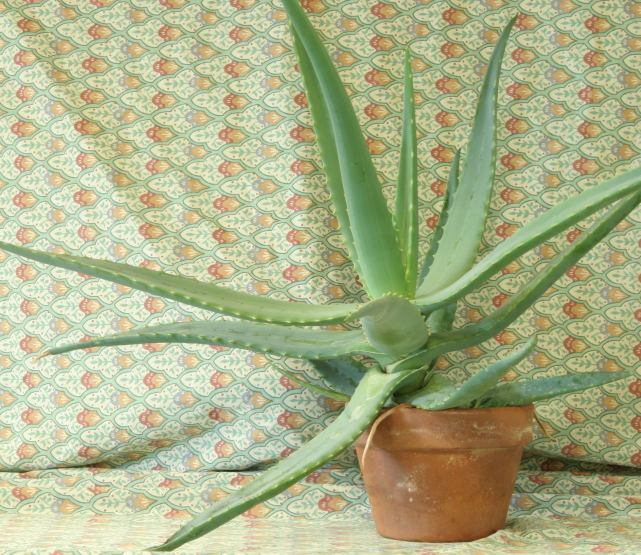
#> input picture lekt.jpg, 1282 x 1110 px (shown at 1/2 size)
$ python DepthCamera3.py
#> lines starting #> are read from the running program, lines starting #| are printed output that depends on the picture
import cv2
import numpy as np
import time
from matplotlib import pyplot as plt
from matplotlib.ticker import MaxNLocator
from PIL import Image

def resize_and_compress_two_images(image1_path, image2_path, output_size, quality=75):
#> called with image1_path = 'lekt.jpg', image2_path = 'rikt.jpg', output_size = (640, 480), quality = 75
    img1 = Image.open(image1_path)
#> img1 is the input picture: PIL image 1282x1110 RGB; mean R, G, B 171.2, 177.2, 136.6
    img2 = Image.open(image2_path)
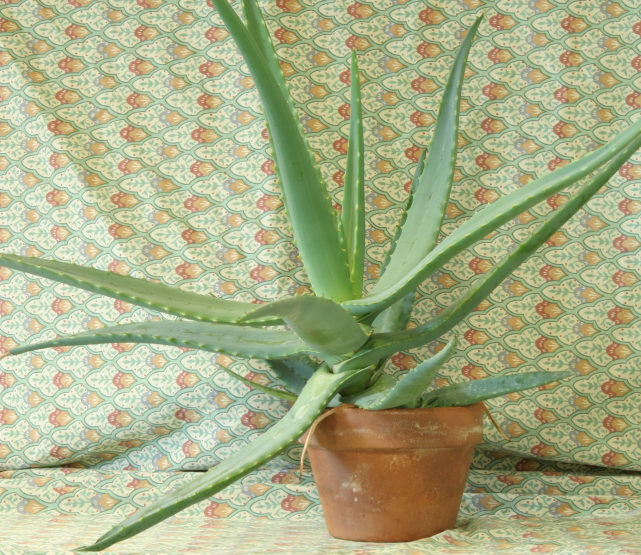
#> input picture rikt.jpg, 1282 x 1110 px (shown at 1/2 size)
#> img2 is the input picture: PIL image 1282x1110 RGB; mean R, G, B 168, 174.2, 134.1
    if img1.mode == 'RGBA': img1 = img1.convert('RGB')
    if img2.mode == 'RGBA': img2 = img2.convert('RGB')
    img1_resized = img1.resize(output_size, Image.Resampling.LANCZOS)
    img2_resized = img2.resize(output_size, Image.Resampling.LANCZOS)
    out1 = f"resized_{image1_path.split('/')[-1].split('.')[0]}.jpg"
    out2 = f"resized_{image2_path.split('/')[-1].split('.')[0]}.jpg"
    img1_resized.save(out1, optimize=True, quality=quality)
    img2_resized.save(out2, optimize=True, quality=quality)
    print(f"Saved: {out1}, {out2}")
    return out1, out2

# === Load stereo images ===
res_left, res_right = resize_and_compress_two_images('lekt.jpg', 'rikt.jpg', (640,480), quality=75)
imgL = cv2.imread(res_left)
imgR = cv2.imread(res_right)
grayL = cv2.cvtColor(imgL, cv2.COLOR_BGR2GRAY)
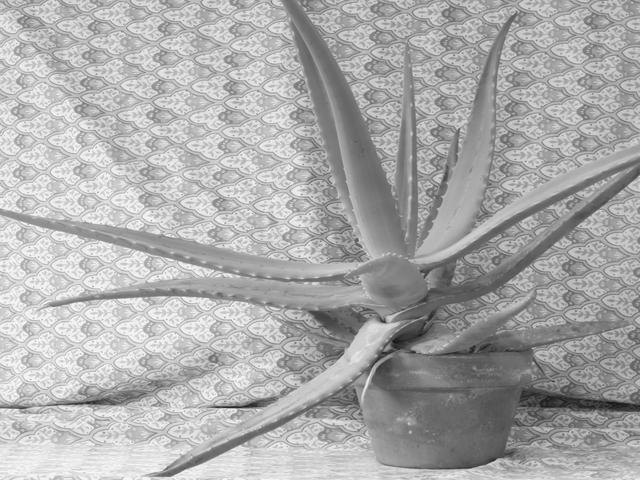
#> grayL: shape (480, 640); min 16, max 253, mean 170.8
grayR = cv2.cvtColor(imgR, cv2.COLOR_BGR2GRAY)
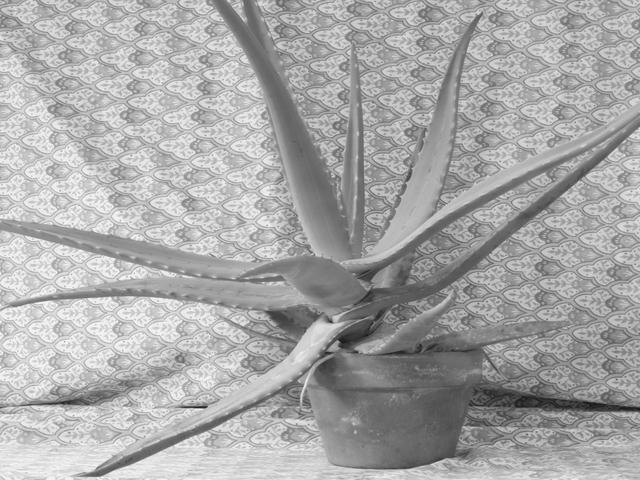
#> grayR: shape (480, 640); min 19, max 253, mean 167.8
if grayL.shape != grayR.shape:
    grayR = cv2.resize(grayR, (grayL.shape[1], grayL.shape[0]))

# === Disparity computation ===
start_time = time.time()
min_disp = 0
num_disp = 16 * 5
block = 5
stereo = cv2.StereoSGBM.create(
    minDisparity=min_disp,
    numDisparities=num_disp,
    blockSize=block,
    P1=8 * 1 * block * block,
    P2=32 * 1 * block * block,
    disp12MaxDiff=1,
    uniquenessRatio=10,
    speckleWindowSize=100,
    speckleRange=32,
    preFilterCap=63,
    mode=cv2.STEREO_SGBM_MODE_SGBM_3WAY
)
disp = stereo.compute(grayL, grayR).astype(np.float32) / 16.0
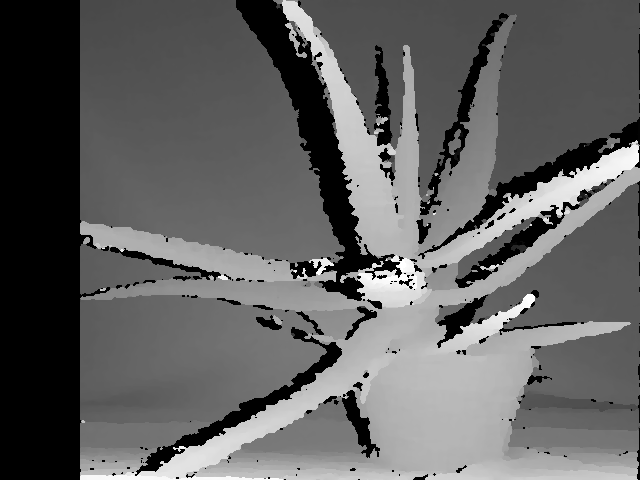
#> disp: shape (480, 640) float32; min -1, max 79, mean 29.6; drawn with min black and max white
elapsed = time.time() - start_time
print(f"Disparity compute time: {1/(elapsed):.4f} sec")

# === Normalize and invert disparity ===
disp_norm = cv2.normalize(disp, None, 0, 255, cv2.NORM_MINMAX).astype(np.uint8)
disp_inv = 255 - disp_norm  # invert mapping so high disparity becomes warm colors
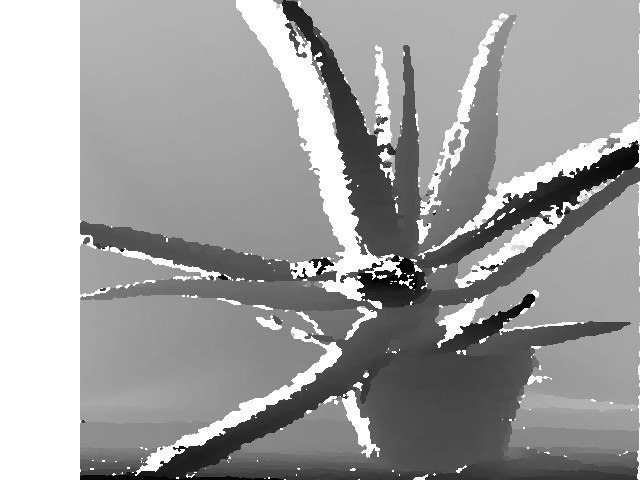
#> disp_inv: shape (480, 640); min 0, max 255, mean 157.9

# Apply vibrant colormap
disp_color = cv2.applyColorMap(disp_inv, cv2.COLORMAP_TURBO)
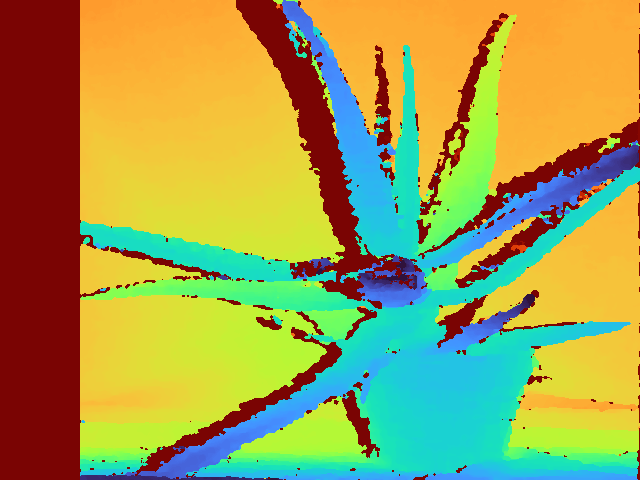
#> disp_color: shape (480, 640, 3); mean B, G, R 80.7, 157.6, 160
disp_color_rgb = cv2.cvtColor(disp_color, cv2.COLOR_BGR2RGB)

# === Plot with colorbar of disparity values ===
fig, ax = plt.subplots(figsize=(8, 6))
im = ax.imshow(disp_color_rgb)
ax.set_title('Colored Disparity Map (Warm=Close, Cool=Far)')
ax.axis('off')

cbar = fig.colorbar(im, ax=ax, fraction=0.046, pad=0.04, label='Normalized Disparity')
cbar.locator = MaxNLocator(nbins=10)
cbar.update_ticks()

plt.tight_layout()
plt.show()
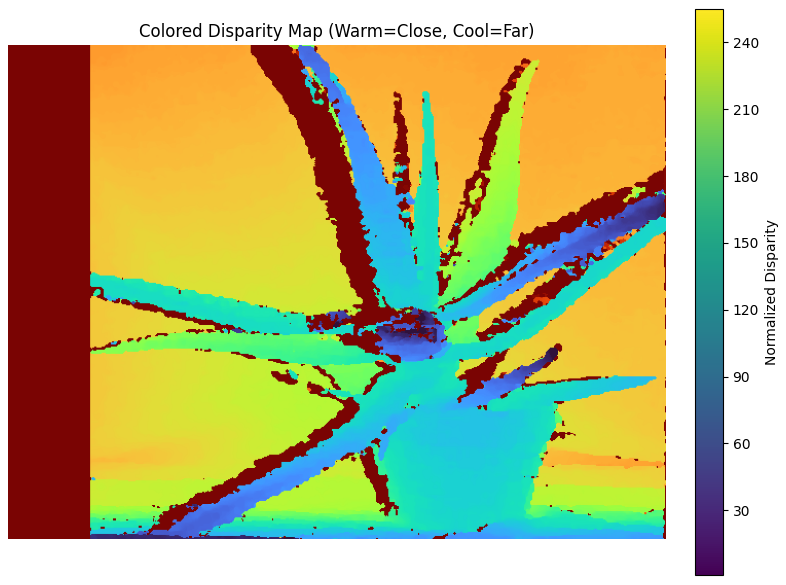
#> figure drawn by matplotlib, 2 panels

print("Disparity min:", np.min(disp), "max:", np.max(disp))
#| Disparity min: -1.0 max: 79.0
